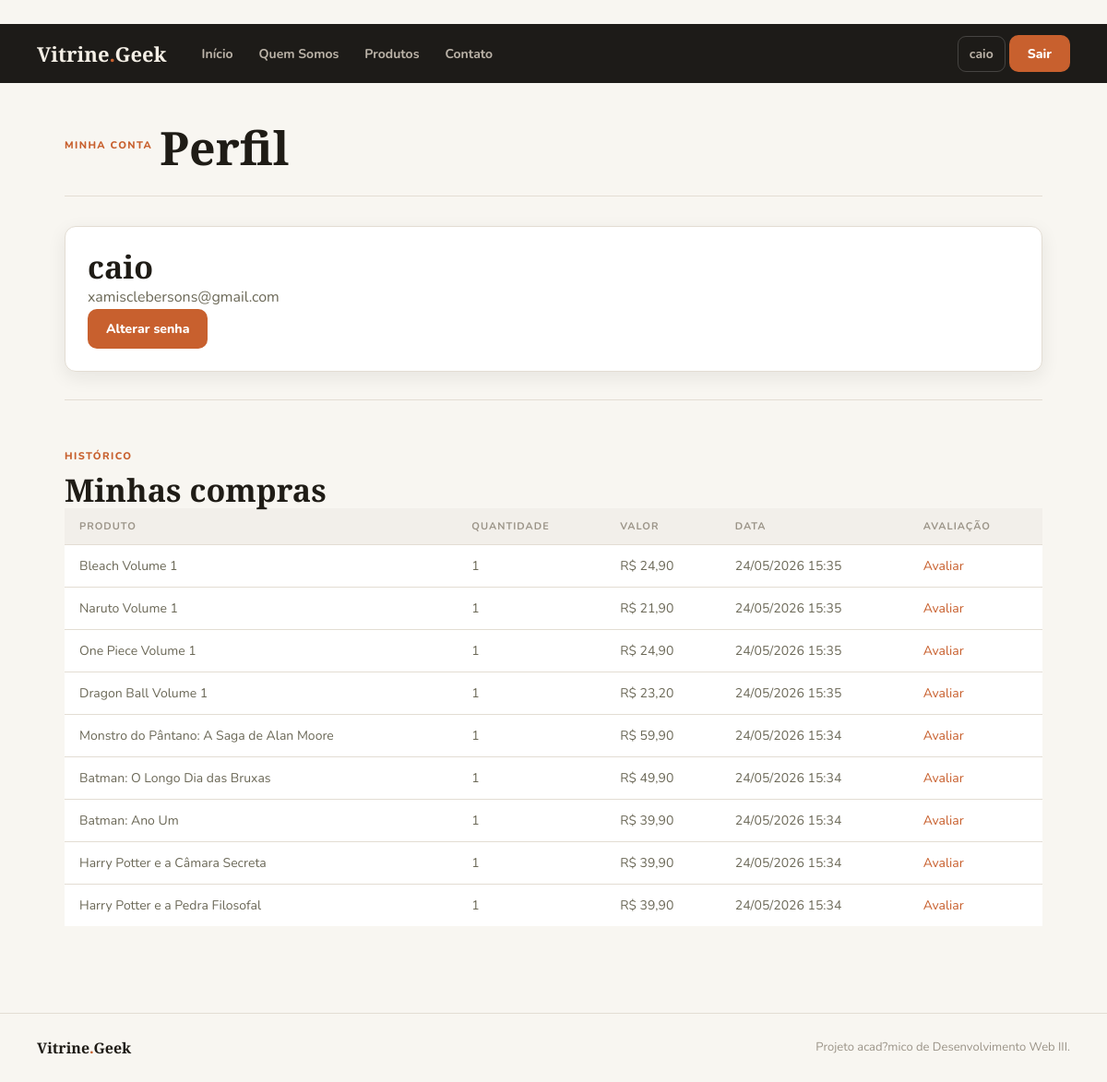
The app's page /perfil (signed in) with its own data.
### app/models.py (models this page shows, shortened)
class Compra(models.Model):
    usuario = models.ForeignKey(User, on_delete=models.CASCADE)
    produto = models.ForeignKey(Produto, on_delete=models.CASCADE)
    quantidade = models.PositiveIntegerField(default=1)
    valor_unitario = models.DecimalField(max_digits=10, decimal_places=2)
    valor_total = models.DecimalField(max_digits=10, decimal_places=2)
    data_compra = models.DateTimeField(auto_now_add=True)

class Produto(models.Model):
    nome = models.CharField(max_length=100)
    autor = models.CharField(max_length=150, blank=True, default='')
    descricao = models.TextField(blank=True, default='')
    ano = models.PositiveIntegerField(null=True, blank=True)
    imagem = models.ImageField(upload_to='produtos/')
    quantidade = models.IntegerField()
    preco = models.DecimalField(max_digits=10, decimal_places=2)
    categoria = models.ForeignKey(
        Categoria,
        on_delete=models.SET_NULL,
        null=True,
        blank=True
    )

### app/views.py (the view)
# urls.py: path('perfil', views.perfil, name="perfil"),
@login_required(login_url='login')
def perfil(request):
    compras = Compra.objects.filter(usuario=request.user).select_related('produto').order_by('-data_compra')
    return render(request, 'perfil.html', {'compras': compras})

### app/templates/perfil.html (shortened to what this page needs)
{% extends 'template.html' %}
{% block conteudo %}
<section class="dash-header">
    <div>
        <span class="section-label">Minha conta</span>
        <h1>Perfil</h1>
    </div>
</section>
<section class="profile-summary">
    <h2>{{ user.username }}</h2>
    <p>{{ user.email|default:"E-mail não informado" }}</p>
    <a href="{% url 'alterasenha' %}" class="btn-primary">Alterar senha</a>
</section>
<section class="home-section">
    <div class="section-content">
        <span class="section-label">Histórico</span>
        <h2>Minhas compras</h2>
    </div>
    {% if compras %}
        <table class="responsive-table">
            <thead>
                <tr>
                    <th>Produto</th>
                    <th>Quantidade</th>
                    <th>Valor</th>
                    <th>Data</th>
                    <th>Avaliação</th>
                </tr>
            </thead>
            <tbody>
                {% for compra in compras %}
                    <tr>
                        <td data-label="Produto">{{ compra.produto.nome }}</td>
                        <td data-label="Quantidade">{{ compra.quantidade }}</td>
                        <td data-label="Valor">R$ {{ compra.valor_total }}</td>
                        <td data-label="Data">{{ compra.data_compra|date:"d/m/Y H:i" }}</td>
                        <td data-label="Avaliação"><a href="{% url 'avaliacao' %}?compra_id={{ compra.id }}">Avaliar</a></td>
                    </tr>
                {% endfor %}
            </tbody>
        </table>
    {% else %}
        <div class="empty-state">
            <h2>Nenhuma compra encontrada</h2>
            <p>Quando você comprar um produto, ele aparecerá aqui.</p>
        </div>
    {% endif %}
</section>
{% endblock %}

### app/templates/template.html (shortened to what this page needs)
﻿{% load static %}
<!DOCTYPE html>
<html lang="pt-BR">
<head>
    <link rel="stylesheet" href="{% static 'css/style.css' %}">
</head>
<body>
<nav class="navbar">
    <a href="{% url 'index' %}" class="nav-brand">Vitrine<span class="dot">.</span>Geek</a>
    <div class="nav-menu" id="navMenu">
        <div class="nav-links">
            <a href="{% url 'index' %}">Início</a>
            <a href="{% url 'quemsomos' %}">Quem Somos</a>
            <a href="{% url 'loja' %}">Produtos</a>
            <a href="{% url 'addcontato' %}">Contato</a>
        </div>
        <div class="nav-actions">
            {% if user.is_authenticated %}
                <a href="{% url 'perfil' %}" class="nav-btn-ghost">{{ user.username }}</a>
                <form action="{% url 'logout' %}" method="post" class="logout-form">
                    <button type="submit" class="nav-btn-accent">Sair</button>
                </form>
            {% else %}
                <a href="{% url 'login' %}" class="nav-btn-ghost">Entrar</a>
                <a href="{% url 'cadastro' %}" class="nav-btn-accent">Cadastrar</a>
            {% endif %}
        </div>
    </div>
</nav>
<main class="main-content">
    {% block conteudo %}{% endblock %}
</main>
<footer class="footer">
    <div class="footer-brand">Vitrine<span class="dot">.</span>Geek</div>
    <p class="footer-copy">Projeto acad?mico de Desenvolvimento Web III.</p>
</footer>
</body>
</html>

### app/static/css/style.css (style rules this page uses)
:root { --bg: #f8f6f1; --surface: #ffffff; --surface-2: #f2efea; --surface-3: #e9e5de; --accent: #c8602e; --accent-h: #a94f24; --accent-light: rgba(200, 96, 46, 0.1); --danger: #d83a2e; --success: #2e9e5b; --text: #1f1c16; --muted: #6b6857; --soft: #9b9488; --border: #e3ddd3; --border-strong: #cfc6b9; --nav: #1d1b18; --nav-text: #f4efe6; --nav-muted: #bcb4a9; --shadow: 0 6px 20px rgba(31, 28, 22, 0.08); --shadow-lg: 0 16px 42px rgba(31, 28, 22, 0.14); --r: 12px; --r-lg: 18px; --max: 1140px; --pad: clamp(16px, 4vw, 40px); --serif: "Playfair Display", Georgia, serif; --sans: "Nunito", system-ui, sans-serif; }
* { box-sizing: border-box; margin: 0; padding: 0; }
body { min-height: 100vh; display: flex; flex-direction: column; background: var(--bg); color: var(--text); font-family: var(--sans); line-height: 1.65; }
a { color: var(--accent); text-decoration: none; }
h1, h2 { font-family: var(--serif); line-height: 1.15; }
h1 { font-size: clamp(32px, 5vw, 50px); }
h2 { font-size: clamp(24px, 3.5vw, 34px); }
p { color: var(--muted); }
.navbar { position: sticky; top: 0; z-index: 100; min-height: 64px; display: flex; align-items: center; gap: 26px; padding: 10px var(--pad); background: var(--nav); box-shadow: 0 1px 0 rgba(255, 255, 255, 0.06); }
.nav-menu { flex: 1; display: flex; align-items: center; gap: 26px; }
.nav-brand { color: var(--nav-text); font-family: var(--serif); font-size: 22px; font-weight: 800; white-space: nowrap; }
.dot { color: var(--accent); }
.nav-links, .nav-actions { display: flex; align-items: center; gap: 4px; }
.nav-links { flex: 1; }
.nav-links a, .nav-actions a, .nav-actions button { border-radius: 9px; color: var(--nav-muted); font-family: var(--sans); font-size: 14px; font-weight: 700; padding: 7px 12px; }
.nav-actions button { border: 0; cursor: pointer; }
.nav-btn-ghost { border: 1px solid rgba(255, 255, 255, 0.18); }
.nav-btn-accent { background: var(--accent) !important; color: #ffffff !important; }
.main-content { flex: 1; width: 100%; max-width: var(--max); margin: 0 auto; padding: 42px var(--pad); }
.footer { display: flex; align-items: center; justify-content: space-between; gap: 16px; flex-wrap: wrap; border-top: 1.5px solid var(--border); padding: 24px var(--pad); }
.footer-brand { font-family: var(--serif); font-weight: 800; }
.footer-copy { color: var(--soft); font-size: 13px; margin: 0; }
.section-label { display: inline-block; margin-bottom: 7px; color: var(--accent); font-size: 11px; font-weight: 800; letter-spacing: 1.4px; text-transform: uppercase; }
.btn-primary, input[type="submit"], button[type="submit"], button:not(.btn-ghost):not(.btn-ghost-sm):not(.nav-toggle) { display: inline-flex; align-items: center; justify-content: center; border: 0; border-radius: 10px; background: var(--accent); color: #ffffff; cursor: pointer; font-family: var(--sans); font-size: 14px; font-weight: 800; min-height: 40px; padding: 10px 20px; transition: 0.18s ease; }
form { display: flex; flex-direction: column; gap: 14px; max-width: 540px; }
.form-card, .profile-summary, .review-card, .stat-card, .dash-card, .chart-card, .chart-summary-item { background: var(--surface); border: 1.5px solid var(--border); border-radius: var(--r); box-shadow: var(--shadow); }
.home-section { border-top: 1.5px solid var(--border); padding: 52px 0; }
.buy-form, .logout-form { max-width: none; margin: 0; padding: 0; }
table { width: 100%; min-width: 760px; border-collapse: collapse; background: var(--surface); }
th { padding: 12px 16px; background: var(--surface-2); color: var(--soft); font-size: 11px; letter-spacing: 1px; text-align: left; text-transform: uppercase; white-space: nowrap; }
td { padding: 13px 16px; border-top: 1px solid var(--border); color: var(--muted); font-size: 14px; vertical-align: top; }
.profile-summary { padding: 24px; margin-bottom: 30px; }
.dash-header { display: flex; align-items: flex-start; justify-content: space-between; gap: 16px; margin-bottom: 32px; padding-bottom: 22px; border-bottom: 1.5px solid var(--border); }
.dash-header > div:last-child { display: flex; align-items: center; justify-content: flex-end; gap: 8px; flex-wrap: wrap; }

### records on screen
Compra: produto.nome "Bleach Volume 1", quantidade "1", valor_total "24,90", data_compra "24/05/2026 15:35"
Compra: produto.nome "Naruto Volume 1", quantidade "1", valor_total "21,90", data_compra "24/05/2026 15:35"
Compra: produto.nome "One Piece Volume 1", quantidade "1", valor_total "24,90", data_compra "24/05/2026 15:35"
Compra: produto.nome "Dragon Ball Volume 1", quantidade "1", valor_total "23,20", data_compra "24/05/2026 15:35"
Compra: produto.nome "Monstro do Pântano: A Saga de Alan Moore", quantidade "1", valor_total "59,90", data_compra "24/05/2026 15:34"
Compra: produto.nome "Batman: O Longo Dia das Bruxas", quantidade "1", valor_total "49,90", data_compra "24/05/2026 15:34"
Compra: produto.nome "Batman: Ano Um", quantidade "1", valor_total "39,90", data_compra "24/05/2026 15:34"
Compra: produto.nome "Harry Potter e a Câmara Secreta", quantidade "1", valor_total "39,90", data_compra "24/05/2026 15:34"
Compra: produto.nome "Harry Potter e a Pedra Filosofal", quantidade "1", valor_total "39,90", data_compra "24/05/2026 15:34"

### other values on screen
{{ user.username }} "caio"
{{ user.email|default:"E-mail não informado" }} "xamisclebersons@gmail.com"
